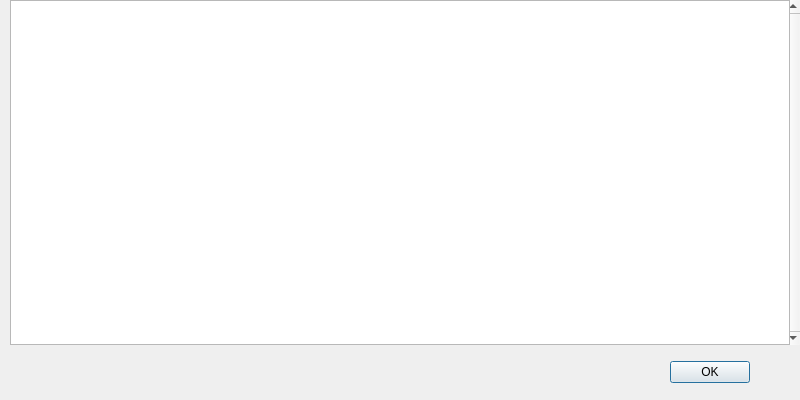
<?xml version="1.0" encoding="UTF-8"?>
<ui version="4.0">
 <class>HelpMessageDialog</class>
 <widget class="QDialog" name="HelpMessageDialog">
  <property name="geometry">
   <rect>
    <x>0</x>
    <y>0</y>
    <width>800</width>
    <height>400</height>
   </rect>
  </property>
  <property name="sizePolicy">
   <sizepolicy hsizetype="Fixed" vsizetype="Fixed">
    <horstretch>0</horstretch>
    <verstretch>0</verstretch>
   </sizepolicy>
  </property>
  <property name="minimumSize">
   <size>
    <width>800</width>
    <height>400</height>
   </size>
  </property>
  <property name="maximumSize">
   <size>
    <width>800</width>
    <height>400</height>
   </size>
  </property>
  <widget class="QLabel" name="aboutLogo">
   <property name="geometry">
    <rect>
     <x>10</x>
     <y>16</y>
     <width>100</width>
     <height>100</height>
    </rect>
   </property>
   <property name="sizePolicy">
    <sizepolicy hsizetype="Fixed" vsizetype="Fixed">
     <horstretch>0</horstretch>
     <verstretch>0</verstretch>
    </sizepolicy>
   </property>
   <property name="minimumSize">
    <size>
     <width>100</width>
     <height>100</height>
    </size>
   </property>
   <property name="maximumSize">
    <size>
     <width>100</width>
     <height>100</height>
    </size>
   </property>
   <property name="pixmap">
    <pixmap resource="../bitcoin.qrc">:/icons/bitcoin</pixmap>
   </property>
   <property name="scaledContents">
    <bool>true</bool>
   </property>
   <property name="alignment">
    <set>Qt::AlignLeading|Qt::AlignLeft|Qt::AlignTop</set>
   </property>
  </widget>
  <widget class="QScrollArea" name="scrollArea">
   <property name="geometry">
    <rect>
     <x>120</x>
     <y>0</y>
     <width>680</width>
     <height>345</height>
    </rect>
   </property>
   <property name="sizePolicy">
    <sizepolicy hsizetype="Fixed" vsizetype="Fixed">
     <horstretch>0</horstretch>
     <verstretch>0</verstretch>
    </sizepolicy>
   </property>
   <property name="minimumSize">
    <size>
     <width>680</width>
     <height>345</height>
    </size>
   </property>
   <property name="maximumSize">
    <size>
     <width>680</width>
     <height>345</height>
    </size>
   </property>
   <property name="frameShape">
    <enum>QFrame::NoFrame</enum>
   </property>
   <property name="verticalScrollBarPolicy">
    <enum>Qt::ScrollBarAlwaysOn</enum>
   </property>
   <property name="widgetResizable">
    <bool>true</bool>
   </property>
   <widget class="QWidget" name="scrollAreaWidgetContents">
    <property name="geometry">
     <rect>
      <x>0</x>
      <y>0</y>
      <width>666</width>
      <height>345</height>
     </rect>
    </property>
    <layout class="QVBoxLayout" name="verticalLayout_2">
     <item>
      <widget class="QLabel" name="aboutMessage">
       <property name="cursor">
        <cursorShape>IBeamCursor</cursorShape>
       </property>
       <property name="textFormat">
        <enum>Qt::PlainText</enum>
       </property>
       <property name="alignment">
        <set>Qt::AlignLeading|Qt::AlignLeft|Qt::AlignTop</set>
       </property>
       <property name="openExternalLinks">
        <bool>true</bool>
       </property>
       <property name="textInteractionFlags">
        <set>Qt::LinksAccessibleByMouse|Qt::TextSelectableByKeyboard|Qt::TextSelectableByMouse</set>
       </property>
      </widget>
     </item>
    </layout>
   </widget>
  </widget>
  <widget class="QDialogButtonBox" name="okButton">
   <property name="geometry">
    <rect>
     <x>630</x>
     <y>360</y>
     <width>120</width>
     <height>25</height>
    </rect>
   </property>
   <property name="sizePolicy">
    <sizepolicy hsizetype="Fixed" vsizetype="Fixed">
     <horstretch>0</horstretch>
     <verstretch>0</verstretch>
    </sizepolicy>
   </property>
   <property name="minimumSize">
    <size>
     <width>120</width>
     <height>25</height>
    </size>
   </property>
   <property name="maximumSize">
    <size>
     <width>120</width>
     <height>25</height>
    </size>
   </property>
   <property name="orientation">
    <enum>Qt::Horizontal</enum>
   </property>
   <property name="standardButtons">
    <set>QDialogButtonBox::Ok</set>
   </property>
  </widget>
  <widget class="QTextEdit" name="helpMessage">
   <property name="geometry">
    <rect>
     <x>10</x>
     <y>0</y>
     <width>780</width>
     <height>345</height>
    </rect>
   </property>
   <property name="sizePolicy">
    <sizepolicy hsizetype="Fixed" vsizetype="Fixed">
     <horstretch>0</horstretch>
     <verstretch>0</verstretch>
    </sizepolicy>
   </property>
   <property name="minimumSize">
    <size>
     <width>780</width>
     <height>345</height>
    </size>
   </property>
   <property name="maximumSize">
    <size>
     <width>672</width>
     <height>345</height>
    </size>
   </property>
   <property name="styleSheet">
    <string notr="true">QTextEdit {font-size:13px;}</string>
   </property>
   <property name="readOnly">
    <bool>true</bool>
   </property>
  </widget>
 </widget>
 <resources>
  <include location="../bitcoin.qrc"/>
 </resources>
 <connections>
  <connection>
   <sender>okButton</sender>
   <signal>accepted()</signal>
   <receiver>HelpMessageDialog</receiver>
   <slot>accept()</slot>
   <hints>
    <hint type="sourcelabel">
     <x>20</x>
     <y>20</y>
    </hint>
    <hint type="destinationlabel">
     <x>20</x>
     <y>20</y>
    </hint>
   </hints>
  </connection>
  <connection>
   <sender>okButton</sender>
   <signal>rejected()</signal>
   <receiver>HelpMessageDialog</receiver>
   <slot>reject()</slot>
   <hints>
    <hint type="sourcelabel">
     <x>20</x>
     <y>20</y>
    </hint>
    <hint type="destinationlabel">
     <x>20</x>
     <y>20</y>
    </hint>
   </hints>
  </connection>
 </connections>
</ui>
